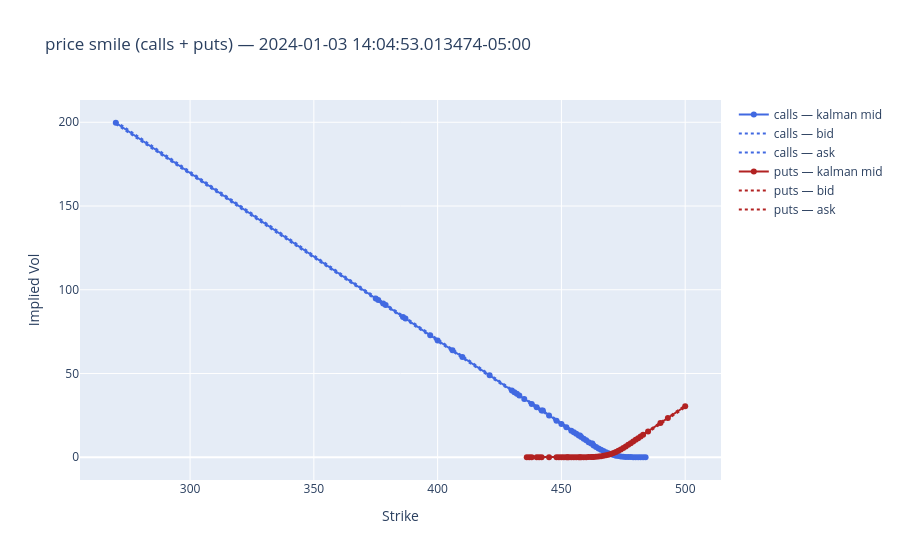

The notebook cell this image was saved under:
### Code cell
df_filtered_price = df_price_surface_wide.filter(
    pl.all_horizontal(pl.all().is_not_null()) & pl.all_horizontal(cs.float().is_not_nan())
)
df_price_surface_long = df_quote_result

strikes_all = sorted(df_price_surface_long["strike"].unique().to_list())
strikes_C = sorted(df_price_surface_long.filter(pl.col("is_call"))["strike"].unique().to_list())
strikes_P = sorted(df_price_surface_long.filter(~pl.col("is_call"))["strike"].unique().to_list())

_, expiry, _ = _u.parse_option_ticker(
    df_tickers.filter(pl.col("ticker").str.contains("C"))["ticker"][0]
)

row_idx = df_filtered_price.shape[0] // 2  # ← change this (0 to df_filtered.shape[0]-1)
snapshot_ts = df_filtered_price["ts_ns"][row_idx]
row = df_price_surface_wide.filter(pl.col("ts_ns") <= snapshot_ts).tail(1)

fig = go.Figure()

fig.add_trace(
    go.Scatter(
        x=strikes_C,
        y=[row[f"observed_price_{int(k)}_C"][0] for k in strikes_C],
        mode="lines+markers",
        name="calls — kalman mid",
        line=dict(color="royalblue"),
    )
)
fig.add_trace(
    go.Scatter(
        x=strikes_C,
        y=[row[f"bid_price_{int(k)}_C"][0] for k in strikes_C],
        mode="lines",
        name="calls — bid",
        line=dict(color="royalblue", dash="dot"),
    )
)
fig.add_trace(
    go.Scatter(
        x=strikes_C,
        y=[row[f"ask_price_{int(k)}_C"][0] for k in strikes_C],
        mode="lines",
        name="calls — ask",
        line=dict(color="royalblue", dash="dot"),
    )
)

fig.add_trace(
    go.Scatter(
        x=strikes_P,
        y=[row[f"observed_price_{int(k)}_P"][0] for k in strikes_P],
        mode="lines+markers",
        name="puts — kalman mid",
        line=dict(color="firebrick"),
    )
)
fig.add_trace(
    go.Scatter(
        x=strikes_P,
        y=[row[f"bid_price_{int(k)}_P"][0] for k in strikes_P],
        mode="lines",
        name="puts — bid",
        line=dict(color="firebrick", dash="dot"),
    )
)
fig.add_trace(
    go.Scatter(
        x=strikes_P,
        y=[row[f"ask_price_{int(k)}_P"][0] for k in strikes_P],
        mode="lines",
        name="puts — ask",
        line=dict(color="firebrick", dash="dot"),
    )
)

fig.update_layout(
    title=f"price smile (calls + puts) — {snapshot_ts}",
    xaxis_title="Strike",
    yaxis_title="Implied Vol",
)
fig.show()

### Figure 1 — Plotly figure (JSON) as saved in the notebook; plotly's stock layout.template omitted (floating-point values rounded to 4 significant figures)
{"data": [{"line": {"color": "royalblue"}, "mode": "lines+markers", "name": "calls — kalman mid", "type": "scatter", "x": [270, 375, 376, 378, 379, 386, 387, 397, 400, 406, 410, 421, 430, 431, 432, 433, 435, 438, 440, 442, 442.5, 445, 448, 450, 452, 454, 455, 456, 457, 457.5, 458, 459, 460, 461, 462, 462.5, 463, 464, 465, 466, 467, 468, 469, 470, 471, 472, 473, 474, 475, 476, 477, 478, 479, 480, 481, 482, 483, 484], "y": [199.7, 94.76, 93.84, 91.77, 90.89, 83.79, 82.85, 72.83, 69.77, 63.92, 59.8, 48.92, 39.82, 38.86, 37.87, 36.88, 34.85, 31.86, 29.9, 27.94, 27.94, 24.93, 21.8, 19.91, 17.91, 15.89, 15.02, 13.99, 13.01, 13.01, 12.08, 11.05, 10.1, 9.031, 8.176, 8.176, 7.011, 6.107, 5.284, 4.462, 3.698, 2.995, 2.364, 1.815, 1.36, 0.9866, 0.7026, 0.4828, 0.3231, 0.2243, 0.1436, 0.1022, 0.06471, 0.05404, 0.03446, 0.02368, 0.02143, 0.02295]}, {"line": {"color": "royalblue", "dash": "dot"}, "mode": "lines", "name": "calls — bid", "type": "scatter", "x": [270, 375, 376, 378, 379, 386, 387, 397, 400, 406, 410, 421, 430, 431, 432, 433, 435, 438, 440, 442, 442.5, 445, 448, 450, 452, 454, 455, 456, 457, 457.5, 458, 459, 460, 461, 462, 462.5, 463, 464, 465, 466, 467, 468, 469, 470, 471, 472, 473, 474, 475, 476, 477, 478, 479, 480, 481, 482, 483, 484], "y": [199.0, 94.3, 93.29, 91.3, 90.28, 83.31, 82.31, 72.33, 69.32, 63.31, 59.34, 48.3, 39.36, 38.29, 37.35, 36.35, 34.37, 31.29, 29.37, 27.36, 27.36, 24.37, 21.49, 19.61, 17.61, 15.47, 14.53, 13.52, 12.58, 12.58, 11.65, 10.64, 9.61, 8.73, 7.8, 7.8, 6.99, 6.09, 5.22, 4.42, 3.66, 2.97, 2.35, 1.8, 1.35, 0.98, 0.7, 0.48, 0.32, 0.22, 0.14, 0.1, 0.06, 0.05, 0.03, 0.02, 0.02, 0.02]}, {"line": {"color": "royalblue", "dash": "dot"}, "mode": "lines", "name": "calls — ask", "type": "scatter", "x": [270, 375, 376, 378, 379, 386, 387, 397, 400, 406, 410, 421, 430, 431, 432, 433, 435, 438, 440, 442, 442.5, 445, 448, 450, 452, 454, 455, 456, 457, 457.5, 458, 459, 460, 461, 462, 462.5, 463, 464, 465, 466, 467, 468, 469, 470, 471, 472, 473, 474, 475, 476, 477, 478, 479, 480, 481, 482, 483, 484], "y": [200.5, 95.38, 94.46, 92.36, 91.48, 84.34, 83.46, 73.42, 70.4, 64.51, 60.41, 49.47, 40.42, 39.44, 38.44, 37.51, 35.46, 32.46, 30.45, 28.43, 28.43, 25.55, 22.46, 20.46, 18.51, 16.49, 15.49, 14.49, 13.48, 13.48, 12.5, 11.48, 10.53, 9.56, 8.6, 8.6, 7.13, 6.22, 5.34, 4.5, 3.72, 3.01, 2.38, 1.82, 1.37, 1, 0.71, 0.49, 0.33, 0.23, 0.15, 0.11, 0.07, 0.06, 0.04, 0.03, 0.03, 0.03]}, {"line": {"color": "firebrick"}, "mode": "lines+markers", "name": "puts — kalman mid", "type": "scatter", "x": [436, 437, 438, 440, 441, 442, 445, 448, 449, 450, 451, 452, 452.5, 453, 454, 455, 456, 457, 457.5, 458, 459, 460, 461, 462, 462.5, 463, 464, 465, 466, 467, 468, 469, 470, 471, 472, 473, 474, 475, 476, 477, 478, 479, 480, 481, 482, 483, 485, 490, 493, 500], "y": [0.02398, 0.0238, 0.02428, 0.02438, 0.02454, 0.02175, 0.02398, 0.02407, 0.0241, 0.02422, 0.0246, 0.02548, 0.02548, 0.02574, 0.03392, 0.03494, 0.03686, 0.04509, 0.04509, 0.05506, 0.06506, 0.08525, 0.1069, 0.1553, 0.1553, 0.2247, 0.3167, 0.4452, 0.6152, 0.8543, 1.144, 1.524, 1.983, 2.529, 3.166, 3.882, 4.69, 5.565, 6.498, 7.485, 8.406, 9.46, 10.47, 11.43, 12.4, 13.41, 15.46, 20.44, 23.44, 30.46]}, {"line": {"color": "firebrick", "dash": "dot"}, "mode": "lines", "name": "puts — bid", "type": "scatter", "x": [436, 437, 438, 440, 441, 442, 445, 448, 449, 450, 451, 452, 452.5, 453, 454, 455, 456, 457, 457.5, 458, 459, 460, 461, 462, 462.5, 463, 464, 465, 466, 467, 468, 469, 470, 471, 472, 473, 474, 475, 476, 477, 478, 479, 480, 481, 482, 483, 485, 490, 493, 500], "y": [0.02, 0.02, 0.02, 0.02, 0.02, 0.02, 0.02, 0.02, 0.02, 0.02, 0.02, 0.02, 0.02, 0.02, 0.03, 0.03, 0.03, 0.04, 0.04, 0.05, 0.06, 0.08, 0.1, 0.15, 0.15, 0.22, 0.31, 0.44, 0.61, 0.85, 1.14, 1.52, 1.98, 2.52, 3.14, 3.84, 4.63, 5.5, 6.43, 7.4, 8.16, 8.86, 9.88, 10.87, 11.85, 12.86, 14.89, 19.83, 22.86, 29.86]}, {"line": {"color": "firebrick", "dash": "dot"}, "mode": "lines", "name": "puts — ask", "type": "scatter", "x": [436, 437, 438, 440, 441, 442, 445, 448, 449, 450, 451, 452, 452.5, 453, 454, 455, 456, 457, 457.5, 458, 459, 460, 461, 462, 462.5, 463, 464, 465, 466, 467, 468, 469, 470, 471, 472, 473, 474, 475, 476, 477, 478, 479, 480, 481, 482, 483, 485, 490, 493, 500], "y": [0.03, 0.03, 0.03, 0.03, 0.03, 0.03, 0.03, 0.03, 0.03, 0.03, 0.03, 0.03, 0.03, 0.03, 0.04, 0.04, 0.04, 0.05, 0.05, 0.06, 0.07, 0.09, 0.11, 0.16, 0.16, 0.23, 0.32, 0.45, 0.62, 0.86, 1.15, 1.53, 1.99, 2.54, 3.19, 3.91, 4.73, 5.64, 6.58, 7.57, 8.71, 9.74, 10.71, 11.66, 12.7, 13.7, 15.73, 20.94, 23.95, 30.95]}], "layout": {"title": {"text": "price smile (calls + puts) — 2024-01-03 14:04:53.013474-05:00"}, "xaxis": {"title": {"text": "Strike"}}, "yaxis": {"title": {"text": "Implied Vol"}}}}
